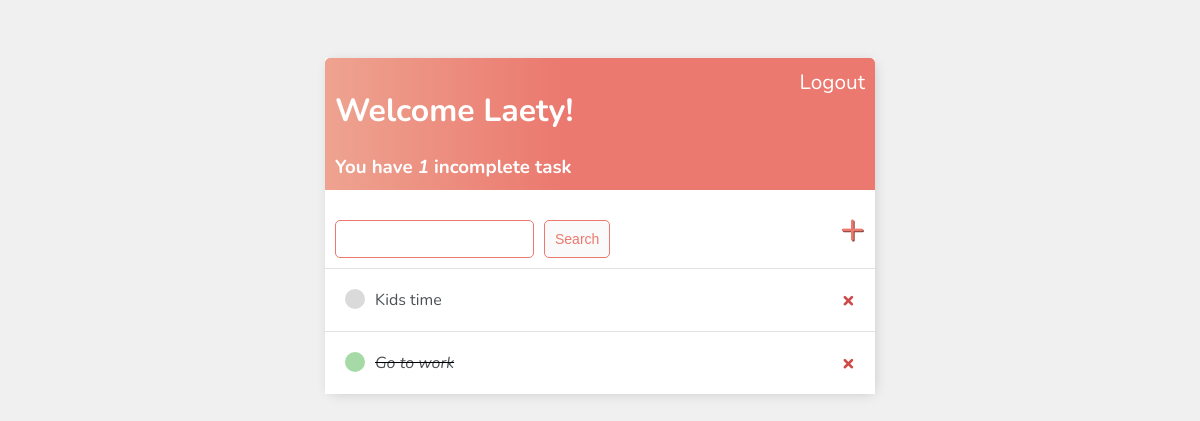
The app's page / (signed in), older data.
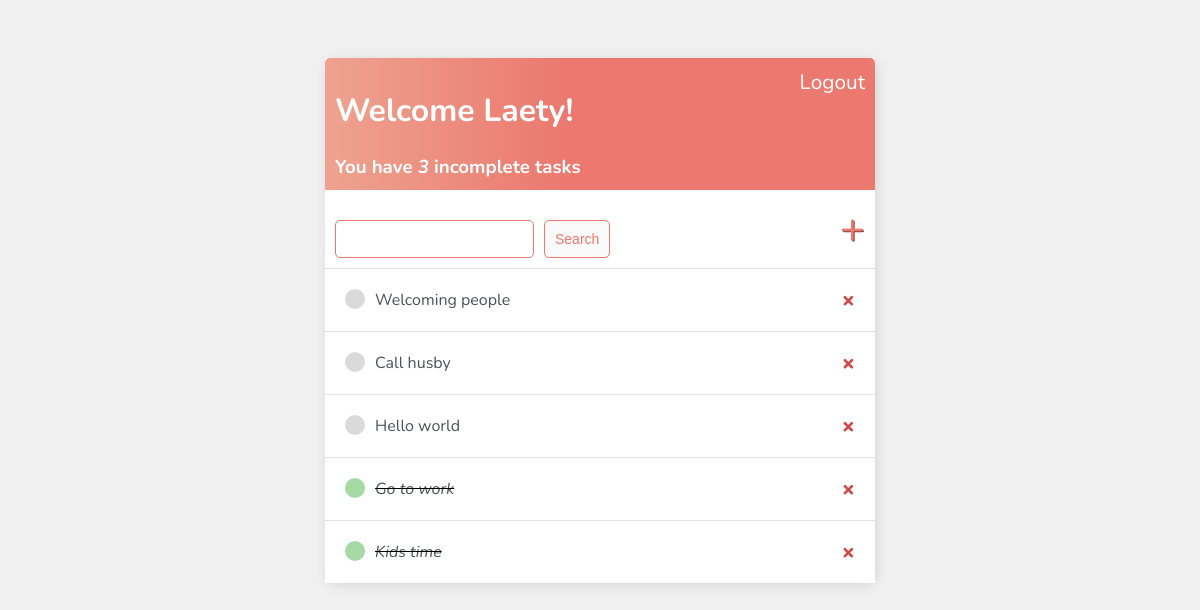
The same page, newer data.
### base/models.py (models this page shows)
class Task(models.Model):
    user = models.ForeignKey(User, on_delete=models.CASCADE, null=True, blank=True)
    title = models.CharField(max_length=200)
    description = models.TextField(null=True, blank=True)
    completed = models.BooleanField(default=False)
    created_at = models.DateTimeField(auto_now_add=True)
    def __str__(self):
        return self.title
    class Meta:
        ordering = ['completed']

### base/views.py (the view)
# urls.py: path('', TaskList.as_view(), name='tasks'),
class TaskList(LoginRequiredMixin, ListView):
    model = Task
    context_object_name = 'tasks'
    def get_context_data(self, **kwargs):
        context = super().get_context_data(**kwargs)
        context['tasks'] = context['tasks'].filter(user=self.request.user)
        context['count'] = context['tasks'].filter(completed=False).count()
        search_input = self.request.GET.get('search-area') or ''
        if search_input:
            context['tasks'] = context['tasks'].filter(
                title__startswith=search_input)
        context['search_input'] = search_input
        return context

### base/templates/base/task_list.html (shortened to what this page needs)
{%  extends 'base/main.html'  %}
{% block content %}
<div class="header-bar">
    <div>
        <h1>Welcome {{ request.user|title }}!</h1>
        <h3 style="margin:0">You have <i>{{count}}</i> incomplete task{{ count|pluralize:"s" }}</h3>
    </div>
    {% if request.user.is_authenticated %}
    <form action="{% url 'logout' %}" method="post" style="display:inline;">
        <button type="submit" style="background:none;font-family: 'Nunito', sans-serif;font-size:1.3em;border:none;color:white;cursor:pointer;padding:0;">Logout</button>
    </form>
    {% else %}
    <a href="{% url 'login' %}">Login</a>
    {% endif %}
</div>
<div id="search-add-wrapper">
    <form method="GET" style="margin-top: 20px;display: flex;">
        <input type="text" name="search-area" placeholder="" value="{{ search_input }}">
        <input class="button" type="submit" value="Search" style="margin-left: 10px;">
    </form>
    <a id="link-add" href="{% url 'task-create' %}">&#43;</a>
</div>
 <div class="task-items-wrapper">
    {% for task in tasks %}
        <div class="task-wrapper">
            {% if task.completed %}
            <div class="task-title">
                <div class="task-complete-icon"></div>
                <i><s><a href="{% url 'task-update' task.id %}"> {{task}}</a></s></i>
            </div>
            <a class="delete-link" href="{% url 'task-delete' task.id %}">&#215;</a>
            {% else %}
            <div class="task-title">
                <div class="task-incomplete-icon"></div>
                <a href="{% url 'task-update' task.id %}"> {{task}}</a>
            </div>
            <a class="delete-link" href="{% url 'task-delete' task.id %}">&#215;</a>
            {% endif %}
        </div>
    {% empty %}
    <h3>No items in the list.</h3>
    {% endfor %}
</div>
{% endblock content %}

Row changes from the older to the newer data that the page shows:
added Task: title "Welcoming people"
added Task: title "Call husby"
added Task: title "Hello world"
shown differently, row unchanged: Task "Go to work": moves up the list
changed Task "Kids time": completed False → True (drawn)
Text that changed along with them:
{{ count }}: "1" → "3"
